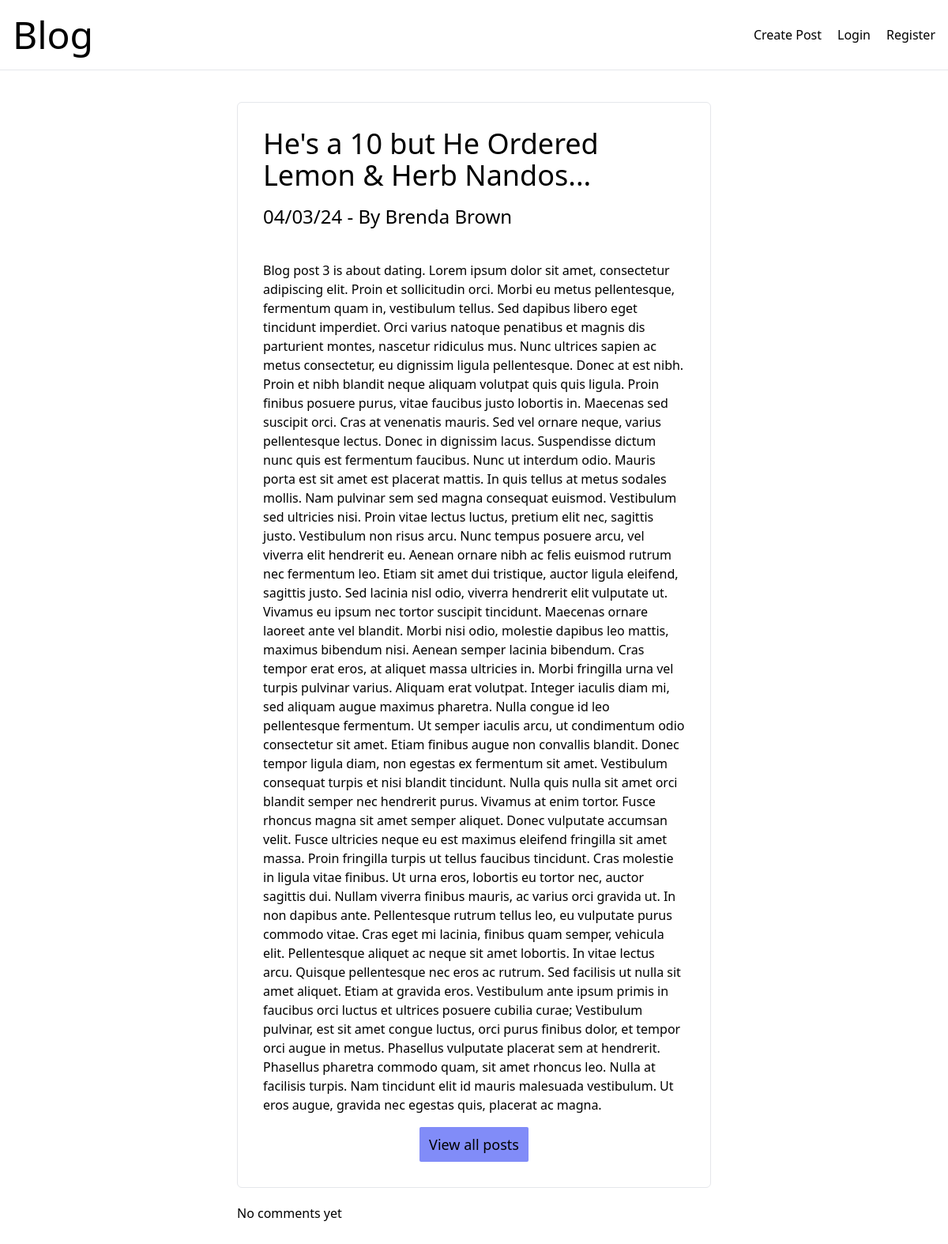
The page /singlePost.php?id=3 on the database as committed earlier.
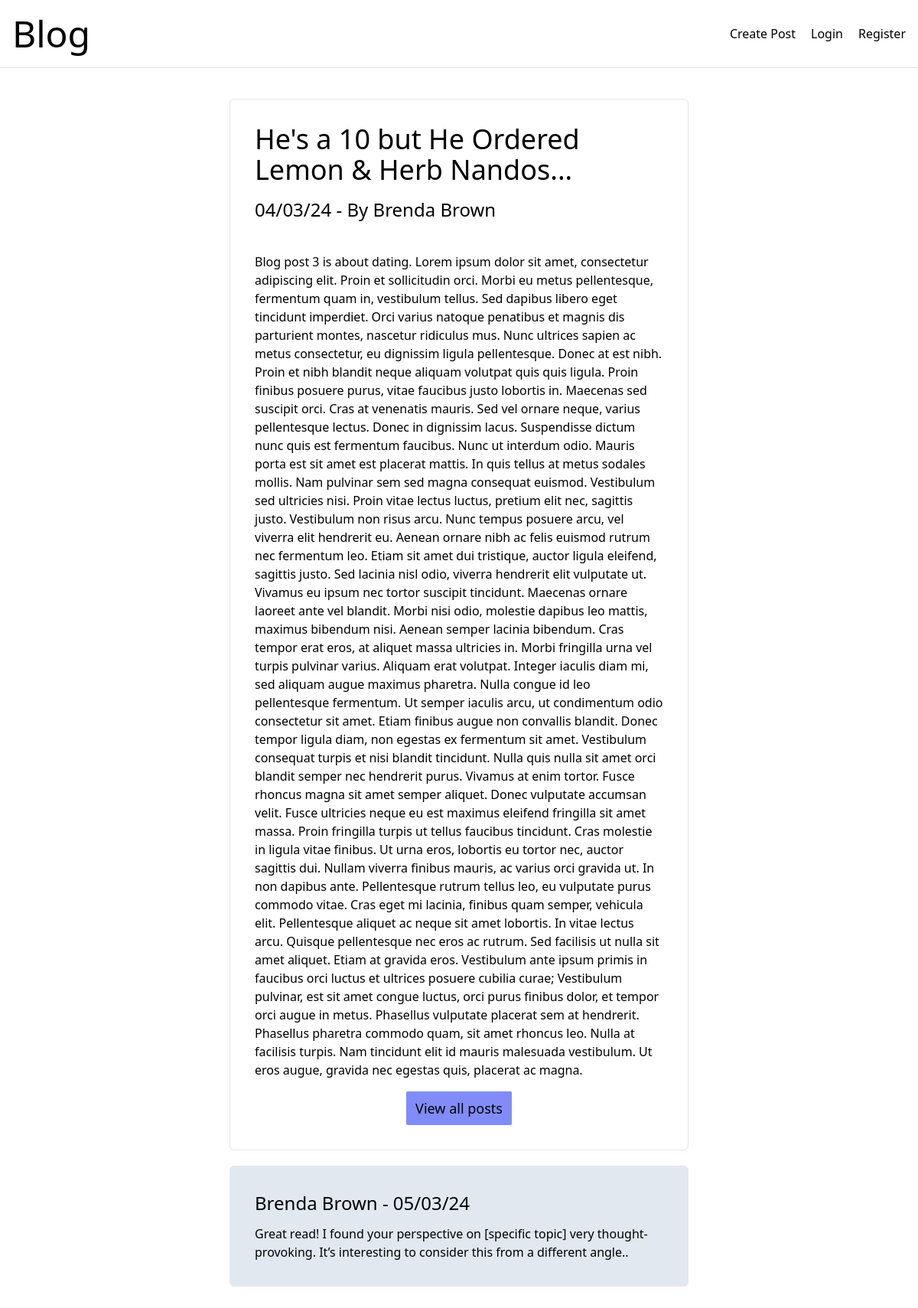
The same page on the database as committed later.
### tables this page shows
CREATE TABLE `blogposts` (
  `id` int(11) unsigned NOT NULL AUTO_INCREMENT,
  `title` varchar(500) NOT NULL,
  `content` longtext NOT NULL,
  `authorid` int(11) NOT NULL,
  `posttime` timestamp NOT NULL,
  PRIMARY KEY (`id`)
);

CREATE TABLE `users` (
  `id` int(11) unsigned NOT NULL AUTO_INCREMENT,
  `username` varchar(250) NOT NULL,
  `email` varchar(500) NOT NULL,
  `password` varchar(1000) NOT NULL,
  PRIMARY KEY (`id`)
);

CREATE TABLE `comments` (
  `id` int(11) unsigned NOT NULL AUTO_INCREMENT,
  `authorid` int(11) NOT NULL,
  `blogid` int(11) NOT NULL,
  `content` longtext NOT NULL,
  `timestamp` timestamp NOT NULL,
  PRIMARY KEY (`id`)
);

### src/Models/BlogModel.php (called while the page is built, shortened)
<?php
require_once 'src/Entities/Blog.php';
class BlogModel
{
    private PDO $db;
    public function __construct(PDO $db)
    {
        $this->db = $db;
    }
    public function getBlogById(int $id): Blog
    {
        $query = $this->db->prepare('SELECT `blogposts`.`id`,
       `blogposts`.`title`,
       `blogposts`.`content`,
       `blogposts`.`authorid`,
       `blogposts`.`posttime`,
       `users`.`username`
        FROM `blogposts`
        LEFT JOIN `users`
        ON `blogposts`.`authorid` = `users`.`id`
        WHERE `blogposts`.`id` = :id');
        $query->execute([
            ':id' => $id
        ]);
        $data = $query->fetch();
        return $this->hydrateSingleBlog($data);
    }
    public function hydrateSingleBlog(array $data): Blog
    {
        $username = $data['username'] ?: 'Anonymous';
        return new Blog($data['id'], $data['title'], $data['content'], $data['authorid'], $username, $data['posttime']);
    }
}

### src/Entities/Blog.php (called while the page is built, shortened)
<?php
readonly class Blog
{
    public function __construct(int $id, string $title, string $content, ?int $authorId, string $username, string $postTime)
    {
        $this->title = $title;
        $this->content = $content;
        $this->username = $username;
        $this->postTime = gmdate("d/m/y", strtotime($postTime));
    }
}

### src/Models/CommentModel.php (called while the page is built, shortened)
<?php
require_once 'src/Entities/Comment.php';
class CommentModel
{
    private PDO $db;
    public function __construct(PDO $db)
    {
        $this->db = $db;
    }
    public function getAllComments(int $id): array
    {
        $query = $this->db->prepare('SELECT `comments`.`id`, `comments`.`authorid`, `comments`.`blogid`,
       `comments`.`content`, `comments`.`timestamp`, `users` . `username` FROM `comments` LEFT JOIN `users`
        ON `comments` . `authorid` = `users` . `id` WHERE `comments` . `blogid` = :id ORDER BY `timestamp` DESC;');
        $query ->execute([':id'=>$id]);
        $data = $query->fetchAll();
        return $this->hydrateComments($data);
    }
    public function hydrateComments(array $data): array
    {
        $comments = [];
        foreach ($data as $comment)
        {
        $comments[] =  new Comment(
            $comment['id'],
            $comment['authorid'],
            $comment['blogid'],
            $comment['content'],
            $comment['timestamp'],
            $comment['username']);
        }
        return $comments;
    }
}

### src/Entities/Comment.php (called while the page is built, shortened)
<?php
readonly class Comment
{
    public function __construct(int $id, int $authorid, int $blogid, string $content, string $timeStamp, string $username)
    {
        $this->content = $content;
        $this->timeStamp = gmdate("d/m/y", strtotime($timeStamp));
        $this->username = $username;
    }
}

### singlePost.php (the view, shortened to what this page needs)
<?php
require_once 'src/connectToDb.php';
require_once 'src/Models/BlogModel.php';
require_once 'src/Models/CommentModel.php';
$db = connectToDb();
$blogModel = new BlogModel($db);
$commentModel = new CommentModel($db);
$comments = $commentModel->getAllComments($_GET['id']);
$blog = $blogModel->getBlogById($_GET['id']);
?>
<!DOCTYPE html>
<html lang="en">
<head>
    <script src="https://cdn.tailwindcss.com"></script>
</head>
<body class="selection:bg-teal-200">
<nav class="flex justify-between items-center py-5 px-4 mb-10 border-b border-solid">
    <a href="index.php"><h1 class="text-5xl">Blog</h1></a>
    <div class="flex gap-5">
        <a href="addPost.php">Create Post</a>
        <a href="login.php">Login</a>
        <a href="register.php">Register</a>
    </div>
</nav>
<section class="container md:w-1/2 mx-auto">
    <article class="p-8 border border-solid rounded-md">
        <div class="flex justify-between items-center flex-col md:flex-row mb-4">
            <h2 class="text-4xl"><?php echo $blog->title; ?></h2>
        </div>
        <p class="text-2xl mb-10"><?php echo $blog->postTime . ' - By ' . $blog->username; ?></p>
        <p><?php echo $blog->content ?></p>
        <div class="flex justify-center">
            <a class="px-3 py-2 mt-4 text-lg bg-indigo-400 hover:bg-indigo-700 hover:text-white transition inline-block rounded-sm" href="index.php">View all posts</a>
        </div>
    </article>
</section>
<section class="container md:w-1/2 mx-auto mt-5 mb-10">
    <?php
    foreach ($comments as $comment) : ?>
    <div class="p-8 border border-solid rounded-md bg-slate-200 mb-2">
        <div class="text-2xl mb-3"><?php echo $comment->username . ' - ' . $comment->timeStamp; ?></div>
        <p> <?php echo $comment->content; ?>.</p>
    </div>
    <?php endforeach;
    if (empty($comments)) : echo 'No comments yet';
    endif;
    ?>
</section>
</body>
</html>

Rows that differ between the two databases and show on the page:
added comments: authorid.username "Brenda Brown", timestamp "05/03/24", content "Great read! I found your perspective on [specific topic] very thought-provoking. It’s interesting to consider this from a different angle."
Other text that changed with them:
text no longer shown: "No comments yet"
